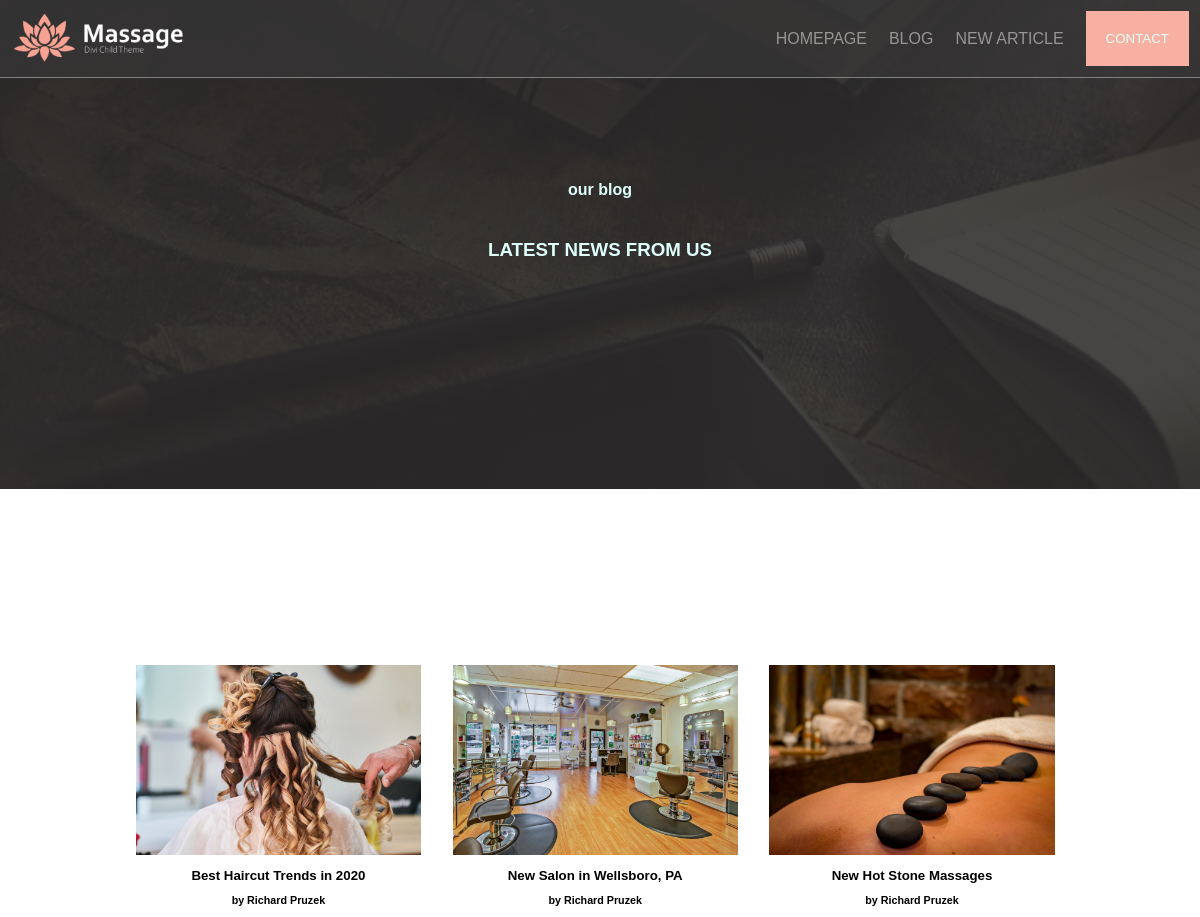
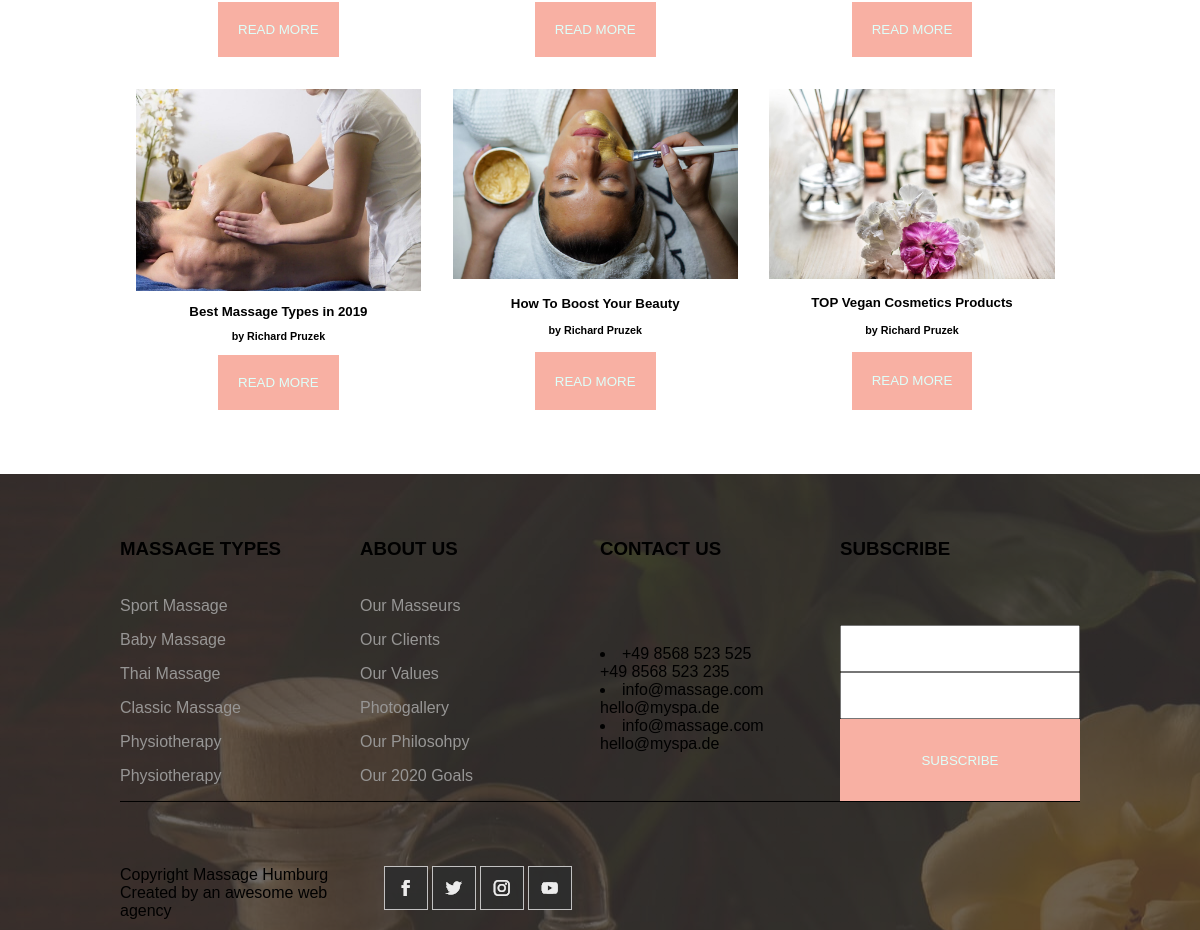
Screenshot of /blog.php with the database file from the repository (2 pictures, top to bottom).
### tables this page shows
CREATE TABLE IF NOT EXISTS `articles` (
  `id` int(11) NOT NULL AUTO_INCREMENT,
  `titre` varchar(70) NOT NULL,
  `resume` text NOT NULL,
  `titre2` varchar(70) NOT NULL,
  `contenu2` text NOT NULL,
  `titre3` varchar(70) NOT NULL,
  `contenu3` text NOT NULL,
  `photo` varchar(215) NOT NULL,
  `datepublication` datetime NOT NULL DEFAULT CURRENT_TIMESTAMP,
  PRIMARY KEY (`id`)
);

### connexion.php (called while the page is built, shortened)
<?php
    class MaConnexion {
        private $Connection;
        public function __construct($NewDatabaseName, $NewUser, $NewPassword, $NewHost)
        {
            $this->DatabaseName = $NewDatabaseName;
            $this->User = $NewUser;
            $this->Password = $NewPassword;
            $this->Host = $NewHost;
            try {
                $DataSourceName = "mysql:host=$this->Host;dbname=$this->DatabaseName;charset=utf8mb4";
                $this->Connection = new PDO($DataSourceName, $this->User, $this->Password);
                $this->Connection->setAttribute(PDO::ATTR_ERRMODE, PDO::ERRMODE_EXCEPTION);
            } catch (PDOException $e) {
                echo "Erreur: " . $e->getMessage();
            }
        }
        public function select($Table, $Column, $ConditionField = 1)
        {
            try {
                $SQLQueryString = "SELECT $Column FROM $Table WHERE $ConditionField";
                $Result = $this->Connection->query($SQLQueryString);
                return $Result->fetchAll(PDO::FETCH_ASSOC);
            } catch (PDOException $e) {
                echo "Erreur: " . $e->getMessage();
            }
        }
    }
?>

### blog.php (the view, shortened to what this page needs)
<!DOCTYPE html>
<html lang="en">
<?php
include("./connexion.php");
$NewConnection = new MaConnexion("massage", "root", "", "localhost");
?>
<head>
    <link rel="stylesheet" href="./style.css">
</head>
<body>
    <?php include './components/header.php' ?>
    <section id="BlogHead" class="TopHead">
        <h4>Our blog</h4>
        <h3>Latest news from us</h3>
    </section>
    <section id="BeautyBlog" class="CardPresentation">
        <span id="BeautyBlogCardContainer">
            <?php
            $AllProducts = $NewConnection->select("articles", "*");
            foreach ($AllProducts as $EachKey => $EachValue) {
                echo '<form method="GET" action="./article.php" class="Card">';
                echo '<img src="' . $EachValue['photo'] .  ' " alt="">';
                echo '<h5>' . $EachValue['titre'] . '</h5>';
                echo '<h6>by Richard Pruzek</h6>';
                echo '<button type="submit">read more</button>';
                echo '</form>';
            }
            ?>
        </span>
    </section>
    <?php include './components/footer.php' ?>
</body>
</html>

### components/header.php (shortened to what this page needs)
<header>
    <nav id="NavigationBar">
        <a id="Home" class="navigational" href="./index.php"><img src="./cache/massage_logo_header-1.png" alt="company header logo"></a>
        <div id="HamburgerMenu">
            <ul id="HamLinks" class="Collapsed">
                <li class="navigational"><a href="./index.php">Homepage</a></li>
                <li class="navigational"><a href="./blog.php">Blog</a></li>
                <li class="navigational"><a href="./gestion.php">New Article</a></li>
                <li class="navigational"><button>Contact</button></li>
            </ul>
        </div>
    </nav>
</header>

### components/footer.php
<footer class="">
    <span>
        <div id="MassageType">
            <h3>Massage Types</h3>
            <a href="#">Sport Massage</a>
            <a href="#">Baby Massage</a>
            <a href="#">Thai Massage</a>
            <a href="#">Classic Massage</a>
            <a href="#">Physiotherapy</a>
            <a href="#">Physiotherapy</a>
        </div>
        <div id="AboutUs">
            <h3>About Us</h3>
            <a href="#">Our Masseurs</a>
            <a href="#">Our Clients</a>
            <a href="#">Our Values</a>
            <a href="#">Photogallery</a>
            <a href="#">Our Philosohpy</a>
            <a href="#">Our 2020 Goals</a>
        </div>
        <div id="ContactUs">
            <h3>Contact Us</h3>
            <ul>
                <li>+49 8568 523 525<br>+49 8568 523 235</li>
                <li>info@massage.com<br>hello@myspa.de</li>
                <li>info@massage.com<br>hello@myspa.de</li>
            </ul>
        </div>
        <div id="SubscribeForm">
            <h3>Subscribe</h3>
            <input></input>
            <input></input>
            <button>Subscribe</button>
        </div>
    </span>
    <span>
        <div>Copyright Massage Humburg<br>Created by an awesome web agency</div>
        <span>
            <a href="#"><img src="./cache/icons_socials_Facebook.png" alt="FB"></a>
            <a href="#"><img src="./cache/icons_socials_Twitter.png" alt="Twat"></a>
            <a href="#"><img src="./cache/icons_socials_Instagram.png" alt="IG"></a>
            <a href="#"><img src="./cache/icons_socials_Youtube.png" alt="YT"></a>
        </span>
    </span>
</footer>

### style.css (style rules this page uses)
* { font-family:'Montserrat',Helvetica,Arial,Lucida,sans-serif; padding: 0; margin: 0; }
body { min-height: 100vh; object-fit: fill; background-size: cover; background-blend-mode: overlay; background-repeat: no-repeat; }
a { text-decoration: none; color: #979695; }
button { background-color: #f8b0a3; padding: 1.5em; border: none; border-radius: 0; text-transform: uppercase; color: #defffa; cursor: pointer; }
h3 { text-transform: uppercase; }
h4 { text-transform: lowercase; }
header { position: fixed; top: 0; z-index: 1030; background: rgba(56, 55, 55, 0.719); width: 100%; }
#NavigationBar { display: flex; background-color: transparent; border-bottom: 1px solid grey; }
nav a img { width: 30%; }
nav a { height: 30%; width: 100%; }
nav .navigational { display: inline-flex; padding: 0.5em; border: transparent solid 3px; }
#Home { width: 50%; }
#HamburgerMenu { width: 50%; height: 30%; display: grid; justify-content: right; }
#HamLinks { display: flex; flex-direction: row; margin: 0; width: 100%; justify-content: center; }
#HamLinks li { text-transform: uppercase; align-items: center; }
.Card { display: inline-grid; text-align: center; justify-items: center; }
.Card > img { width: 90%; }
.Card h5 { font-weight: bold; }
#BeautyBlog * { margin-top: 1em; }
#BeautyBlog span { display: grid; grid-template-columns: 33% 33% 33%; }
footer { display: grid; background-image: linear-gradient(to right, rgba(59, 55, 55, 0.747) 100% 100%), url('./cache/massage16.jpg'); }
footer span { display: grid; grid-template-columns: 25% 25% 25% 25%; width: 80%; margin-left: auto; margin-right: auto; }
footer > span:first-child { margin-top: 4em; margin-bottom: 4em; border-bottom: 1px solid black; margin-top: 4em; margin-bottom: 4em; }
footer span a { display: block; margin-bottom: 1em; }
footer span div { display: inline-grid; margin-right: 10em; width: 100%; }
footer span div li { list-style-position: inside; }
footer h3 { margin-bottom: 2em; }
.TopHead * { color: #defffa; margin-bottom: 2.5em; }
.TopHead { display: grid; width: 100%; justify-items: center; align-content: center; margin-left: auto; margin-right: auto; }
#BlogHead { background-image: linear-gradient(180deg,rgba(45,43,42,0.87) 0%,rgba(45,43,42,0.87) 100%),url("./cache/massage48.jpg"); background-position: 0 50%; min-height: 489px; }
.CardPresentation { width: 80%; display: grid; justify-items: center; text-align: center; margin-top: 8em; margin-bottom: 4em; margin-left: auto; margin-right: auto; }

### rows the page displays
articles: photo (picture), titre "Best Haircut Trends in 2020"
articles: photo (picture), titre "New Salon in Wellsboro, PA"
articles: photo (picture), titre "New Hot Stone Massages"
articles: photo (picture), titre "Best Massage Types in 2019"
articles: photo (picture), titre "How To Boost Your Beauty"
articles: photo (picture), titre "TOP Vegan Cosmetics Products"
